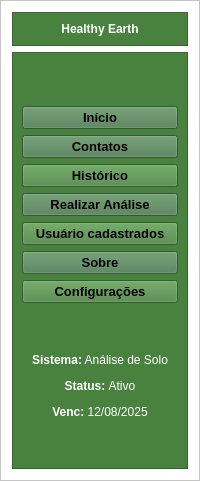
     <widget class="QFrame" name="left_container">
      <property name="geometry">
       <rect>
        <x>20</x>
        <y>60</y>
        <width>200</width>
        <height>481</height>
       </rect>
      </property>
      <property name="maximumSize">
       <size>
        <width>200</width>
        <height>16777215</height>
       </size>
      </property>
      <property name="styleSheet">
       <string notr="true">background-color: rgb(255, 255, 255);</string>
      </property>
      <property name="frameShape">
       <enum>QFrame::StyledPanel</enum>
      </property>
      <property name="frameShadow">
       <enum>QFrame::Raised</enum>
      </property>
      <layout class="QVBoxLayout" name="verticalLayout_3">
       <item>
        <widget class="QFrame" name="frame_2">
         <property name="styleSheet">
          <string notr="true">background-color: rgb(73, 130, 63);</string>
         </property>
         <property name="frameShape">
          <enum>QFrame::StyledPanel</enum>
         </property>
         <property name="frameShadow">
          <enum>QFrame::Raised</enum>
         </property>
         <layout class="QVBoxLayout" name="verticalLayout_4">
          <item>
           <widget class="QLabel" name="label_2">
            <property name="font">
             <font>
              <pointsize>9</pointsize>
             </font>
            </property>
            <property name="styleSheet">
             <string notr="true">background-color: rgb(73, 130, 63);</string>
            </property>
            <property name="text">
             <string>&lt;html&gt;&lt;head/&gt;&lt;body&gt;&lt;p align=&quot;center&quot;&gt;&lt;span style=&quot; font-weight:600; color:#ffffff;&quot;&gt;Healthy Earth&lt;/span&gt;&lt;/p&gt;&lt;/body&gt;&lt;/html&gt;</string>
            </property>
           </widget>
          </item>
         </layout>
        </widget>
       </item>
       <item>
        <layout class="QGridLayout" name="gridLayout_16"/>
       </item>
       <item>
        <widget class="QFrame" name="frame_4">
         <property name="styleSheet">
          <string notr="true">background-color: rgb(73, 130, 63);</string>
         </property>
         <property name="frameShape">
          <enum>QFrame::StyledPanel</enum>
         </property>
         <property name="frameShadow">
          <enum>QFrame::Raised</enum>
         </property>
         <layout class="QVBoxLayout" name="verticalLayout_5">
          <item>
           <spacer name="verticalSpacer_6">
            <property name="orientation">
             <enum>Qt::Vertical</enum>
            </property>
            <property name="sizeHint" stdset="0">
             <size>
              <width>20</width>
              <height>40</height>
             </size>
            </property>
           </spacer>
          </item>
          <item>
           <widget class="QPushButton" name="inicio">
            <property name="font">
             <font>
              <pointsize>10</pointsize>
              <weight>75</weight>
              <bold>true</bold>
             </font>
            </property>
            <property name="styleSheet">
             <string notr="true">background-color: rgb(77, 122, 80);</string>
            </property>
            <property name="text">
             <string>Início</string>
            </property>
           </widget>
          </item>
          <item>
           <widget class="QPushButton" name="contatos">
            <property name="font">
             <font>
              <pointsize>10</pointsize>
              <weight>75</weight>
              <bold>true</bold>
             </font>
            </property>
            <property name="styleSheet">
             <string notr="true">background-color: rgb(77, 122, 80);</string>
            </property>
            <property name="text">
             <string>Contatos</string>
            </property>
           </widget>
          </item>
          <item>
           <widget class="QPushButton" name="historico">
            <property name="font">
             <font>
              <pointsize>10</pointsize>
              <weight>75</weight>
              <bold>true</bold>
             </font>
            </property>
            <property name="text">
             <string>Histórico</string>
            </property>
           </widget>
          </item>
          <item>
           <widget class="QPushButton" name="analise">
            <property name="font">
             <font>
              <pointsize>10</pointsize>
              <weight>75</weight>
              <bold>true</bold>
             </font>
            </property>
            <property name="styleSheet">
             <string notr="true">background-color: rgb(77, 122, 80);</string>
            </property>
            <property name="text">
             <string>Realizar Análise</string>
            </property>
            <property name="icon">
             <iconset>
              <normaloff>:/ic/Realizar Análise.png</normaloff>:/ic/Realizar Análise.png</iconset>
            </property>
            <property name="iconSize">
             <size>
              <width>127</width>
              <height>20</height>
             </size>
            </property>
           </widget>
          </item>
          <item>
           <widget class="QPushButton" name="usuarios_cadastrados">
            <property name="font">
             <font>
              <pointsize>10</pointsize>
              <weight>75</weight>
              <bold>true</bold>
             </font>
            </property>
            <property name="text">
             <string>Usuário cadastrados</string>
            </property>
           </widget>
          </item>
          <item>
           <widget class="QPushButton" name="sobre">
            <property name="font">
             <font>
              <pointsize>10</pointsize>
              <weight>75</weight>
              <bold>true</bold>
             </font>
            </property>
            <property name="styleSheet">
             <string notr="true">background-color: rgb(77, 122, 80);</string>
            </property>
            <property name="text">
             <string>Sobre</string>
            </property>
           </widget>
          </item>
          <item>
           <widget class="QPushButton" name="configuracoes">
            <property name="font">
             <font>
              <pointsize>10</pointsize>
              <weight>75</weight>
              <bold>true</bold>
             </font>
            </property>
            <property name="text">
             <string>Configurações</string>
            </property>
           </widget>
          </item>
          <item>
           <spacer name="verticalSpacer">
            <property name="orientation">
             <enum>Qt::Vertical</enum>
            </property>
            <property name="sizeHint" stdset="0">
             <size>
              <width>20</width>
              <height>40</height>
             </size>
            </property>
           </spacer>
          </item>
          <item>
           <widget class="QLabel" name="label_14">
            <property name="text">
             <string>&lt;html&gt;&lt;head/&gt;&lt;body&gt;&lt;p align=&quot;center&quot;&gt;&lt;span style=&quot; font-size:9pt; font-weight:600; color:#ffffff;&quot;&gt;Sistema:&lt;/span&gt;&lt;span style=&quot; color:#ffffff;&quot;&gt; Análise de Solo&lt;/span&gt;&lt;/p&gt;&lt;p align=&quot;center&quot;&gt;&lt;span style=&quot; font-size:9pt; font-weight:600; color:#ffffff;&quot;&gt;Status: &lt;/span&gt;&lt;span style=&quot; color:#ffffff;&quot;&gt;Ativo&lt;/span&gt;&lt;/p&gt;&lt;p align=&quot;center&quot;&gt;&lt;span style=&quot; font-size:9pt; font-weight:600; color:#ffffff;&quot;&gt;Venc:&lt;/span&gt;&lt;span style=&quot; color:#ffffff;&quot;&gt; 12/08/2025&lt;/span&gt;&lt;/p&gt;&lt;p align=&quot;center&quot;&gt;&lt;span style=&quot; color:#ffffff;&quot;&gt;&lt;br/&gt;&lt;/span&gt;&lt;/p&gt;&lt;/body&gt;&lt;/html&gt;</string>
            </property>
           </widget>
          </item>
         </layout>
        </widget>
       </item>
      </layout>
     </widget>
